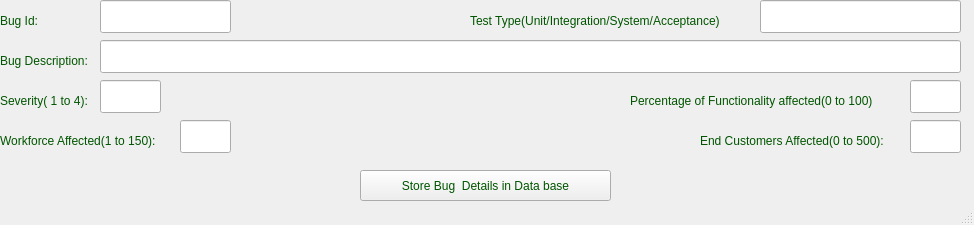
<?xml version="1.0" encoding="UTF-8"?>
<ui version="4.0">
 <class>MainWindow</class>
 <widget class="QMainWindow" name="MainWindow">
  <property name="geometry">
   <rect>
    <x>0</x>
    <y>0</y>
    <width>974</width>
    <height>225</height>
   </rect>
  </property>
  <property name="windowTitle">
   <string>Bug Details</string>
  </property>
  <property name="styleSheet">
   <string notr="true">color: rgb(0, 85, 0);
font: 75 10pt &quot;MS Shell Dlg 2&quot;;</string>
  </property>
  <widget class="QWidget" name="centralwidget">
   <widget class="QLabel" name="label">
    <property name="geometry">
     <rect>
      <x>0</x>
      <y>130</y>
      <width>181</width>
      <height>21</height>
     </rect>
    </property>
    <property name="text">
     <string>Workforce Affected(1 to 150):</string>
    </property>
   </widget>
   <widget class="QLineEdit" name="lineEdit">
    <property name="geometry">
     <rect>
      <x>180</x>
      <y>120</y>
      <width>51</width>
      <height>33</height>
     </rect>
    </property>
   </widget>
   <widget class="QPushButton" name="pushButton">
    <property name="geometry">
     <rect>
      <x>360</x>
      <y>170</y>
      <width>251</width>
      <height>31</height>
     </rect>
    </property>
    <property name="text">
     <string>Store Bug  Details in Data base</string>
    </property>
   </widget>
   <widget class="QLineEdit" name="lineEdit_3">
    <property name="geometry">
     <rect>
      <x>100</x>
      <y>0</y>
      <width>131</width>
      <height>33</height>
     </rect>
    </property>
   </widget>
   <widget class="QLineEdit" name="lineEdit_4">
    <property name="geometry">
     <rect>
      <x>100</x>
      <y>40</y>
      <width>861</width>
      <height>33</height>
     </rect>
    </property>
   </widget>
   <widget class="QLineEdit" name="lineEdit_5">
    <property name="geometry">
     <rect>
      <x>100</x>
      <y>80</y>
      <width>61</width>
      <height>33</height>
     </rect>
    </property>
   </widget>
   <widget class="QLineEdit" name="lineEdit_6">
    <property name="geometry">
     <rect>
      <x>910</x>
      <y>80</y>
      <width>51</width>
      <height>33</height>
     </rect>
    </property>
   </widget>
   <widget class="QLabel" name="label_3">
    <property name="geometry">
     <rect>
      <x>0</x>
      <y>10</y>
      <width>71</width>
      <height>21</height>
     </rect>
    </property>
    <property name="text">
     <string>Bug Id:</string>
    </property>
   </widget>
   <widget class="QLabel" name="label_4">
    <property name="geometry">
     <rect>
      <x>0</x>
      <y>50</y>
      <width>101</width>
      <height>21</height>
     </rect>
    </property>
    <property name="text">
     <string>Bug Description:</string>
    </property>
   </widget>
   <widget class="QLabel" name="label_5">
    <property name="geometry">
     <rect>
      <x>630</x>
      <y>90</y>
      <width>271</width>
      <height>21</height>
     </rect>
    </property>
    <property name="text">
     <string>Percentage of Functionality affected(0 to 100)</string>
    </property>
   </widget>
   <widget class="QLabel" name="label_6">
    <property name="geometry">
     <rect>
      <x>0</x>
      <y>90</y>
      <width>101</width>
      <height>21</height>
     </rect>
    </property>
    <property name="text">
     <string>Severity( 1 to 4):</string>
    </property>
   </widget>
   <widget class="QLabel" name="label_2">
    <property name="geometry">
     <rect>
      <x>700</x>
      <y>130</y>
      <width>201</width>
      <height>21</height>
     </rect>
    </property>
    <property name="text">
     <string>End Customers Affected(0 to 500):</string>
    </property>
   </widget>
   <widget class="QLineEdit" name="lineEdit_2">
    <property name="geometry">
     <rect>
      <x>910</x>
      <y>120</y>
      <width>51</width>
      <height>33</height>
     </rect>
    </property>
   </widget>
   <widget class="QLabel" name="label_7">
    <property name="geometry">
     <rect>
      <x>470</x>
      <y>10</y>
      <width>281</width>
      <height>21</height>
     </rect>
    </property>
    <property name="text">
     <string>Test Type(Unit/Integration/System/Acceptance)</string>
    </property>
   </widget>
   <widget class="QLineEdit" name="lineEdit_7">
    <property name="geometry">
     <rect>
      <x>760</x>
      <y>0</y>
      <width>201</width>
      <height>33</height>
     </rect>
    </property>
   </widget>
  </widget>
  <widget class="QStatusBar" name="statusbar"/>
 </widget>
 <resources/>
 <connections/>
</ui>
